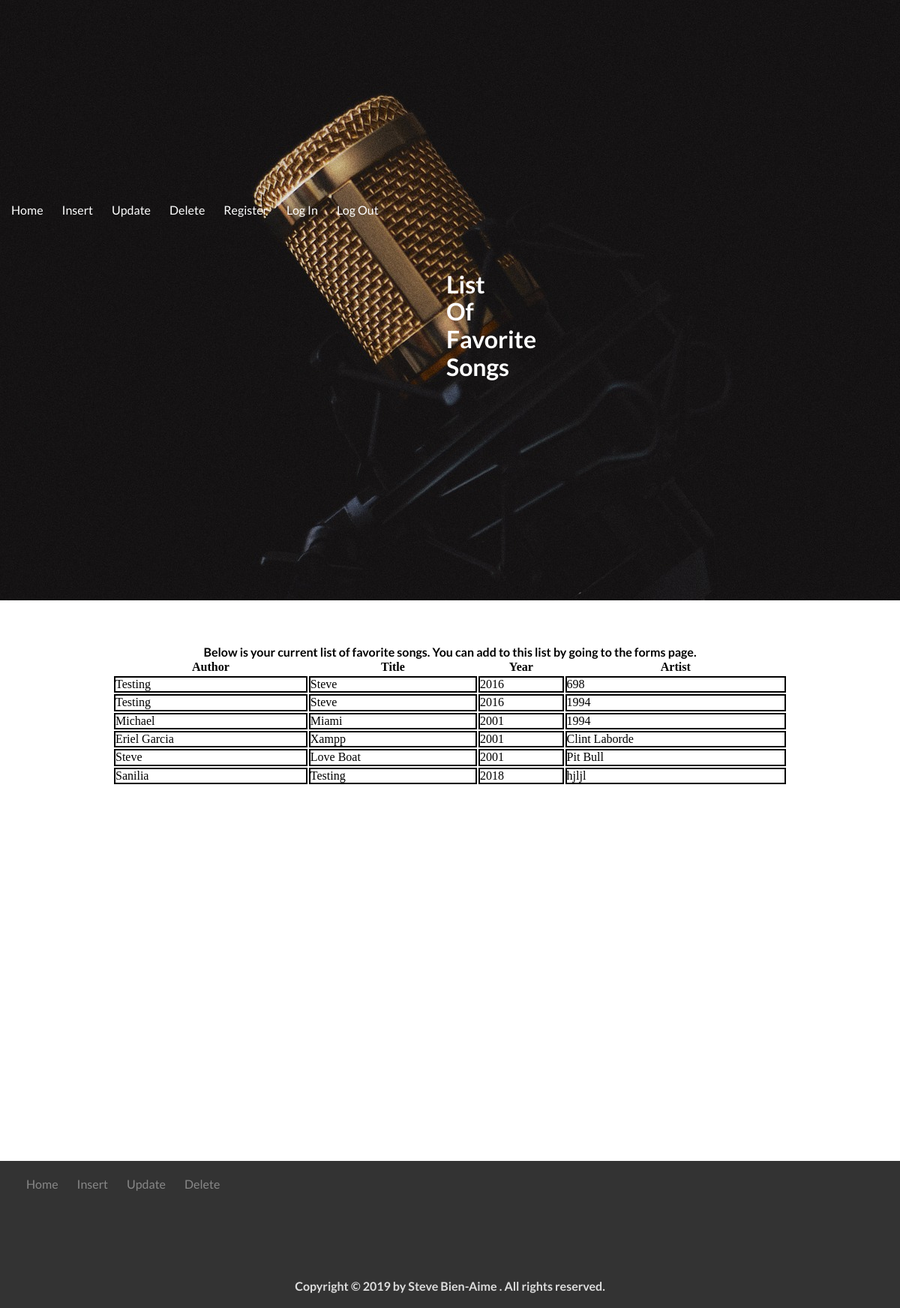
/index.php (signed in), run on the app's committed database.
### tables this page shows
CREATE TABLE `favorite_songs` (
  `id` int(2) NOT NULL,
  `author` varchar(20) DEFAULT NULL,
  `title` varchar(20) DEFAULT NULL,
  `release_year` year(4) DEFAULT NULL,
  `artist` varchar(20) DEFAULT NULL
);

### index.php (the view, shortened to what this page needs)
<!DOCTYPE html>
<html>
    <head>
        <link rel='stylesheet' type='text/css' href='normalize.css'>
        <link rel="stylesheet" type="text/css" href="grid.css">
        <link rel="stylesheet" type="text/css" href="style.css">
    </head>
    <body>
        <nav>
            <ul class='main_pages'>
                <li><a href='index.php' >Home</a></li>
                <li><a href='insert.php' >Insert</a> </li>
                <li><a href='update.php' >Update</a> </li>
                <li><a href='delete.php' >Delete</a> </li>
                <li><a href='register.php' >Register</a></li>
                 <li><a href="login.php">Log In</a></li>
                <li><a href='logout.php' >Log Out</a> </li>
                  <h1 class='title'>  List Of Favorite Songs  </h1>
            </ul>
        </nav>
        <p> Below is your current list of favorite songs. You can add to this list by going to the forms page.  </p>
        <?php
        require_once('config.php');
        $select = 'Select * from favorite_songs;';
        $result = $conn->query($select);
        echo "<table>";
           echo " <tr><th>Author</th><th>Title</th><th>Year</th><th>Artist</th></tr>";
        if ($result->num_rows > 0) {
            while ($row = $result->fetch_assoc()) {
                echo "<tr><td>" . $row['author'] . "</td>" . "<td>" . $row["title"] . "</td>" . "<td>" . $row["release_year"] . "</td>" . "<td>" . $row["artist"] . "</td></tr>";
            }
        } else {
            echo " Your table is currently empty :( ";
        }
            echo "</table>"
        ?>
         <footer class='thisfooter'>
        <div class="row">
      <div class="col span-2-of-1">
            <ul class="footer-nav">
                <li><a href="index.php">Home</a></li>
                <li><a href="insert.php">Insert</a></li>
                <li><a href="update.php">Update</a></li>
                <li><a href="delete.php">Delete</a></li>
            </ul>
        </div>
            <div class="col span-2-of-1">
                <ul class="footer-links icons" >
            <li><a class='facebook' href="#"><ion-icon class='icons1' name="logo-facebook"></ion-icon></a></li>
            <li><a class='linkedin' href="#"><ion-icon name="logo-linkedin"></ion-icon></a></li>
            <li><a class='twitter' href="#"><ion-icon name="logo-twitter"></ion-icon></a></li>
            <li><a  class='github' href="#"><ion-icon name="logo-github"></ion-icon></a></li>
           </ul>
           </div>
           </div>
            <div class="row">
            <p class='footerp'>
            Copyright &copy; 2019 by Steve Bien-Aime . All rights reserved.
            </p>
            </div>
        </footer>
</body>
</html>

### grid.css (style rules this page uses)
.row { zoom: 1; }
.row:before, .row:after { content:""; display:table; }
.row:after { clear:both; }
.col { display: block; float:left; margin: 1% 0 1% 1.6%; }
.col:first-child { margin-left: 0; }

### style.css (style rules this page uses)
* { box-sizing: border-box; padding:0; margin:0; border:0; }
h1 { margin-top:50px; text-align: center; padding-top:10px; font-family: 'Lato', sans-serif; }
.main_pages { align-content: center; padding-bottom: 10px; height:50px; background-size: cover; height:100vh; background:fixed; background-image:url('img/microphone.jpg'); background-color: rgba(69 , 85,255, 0.75); }
.title { display:block; color:#fff; margin-left:50%; margin-right:50%; margin-top:0px; padding-top: 100px; }
ul { color:#000000; list-style-type: none; padding-right:10px; }
table { margin-bottom:100px; margin-left:auto; margin-right:auto; width:75% }
td { border: 2px; border-style:solid; padding:0; margin:0; }
p { margin-left:auto; margin-right:auto; font-weight: bold; padding-top:60px; font-family: 'Lato', sans-serif; text-align:center; }
a { text-decoration:none; color:#fff; font-family: 'Lato', sans-serif; padding-bottom:10px; }
nav a { text-decoration:none; color:#fff; font-family: 'Lato', sans-serif; padding-bottom:10px; }
li { color:black; padding-left:15px; padding-top:10px; padding-bottom:0; float:left; padding-right:10px; }
.footer-nav a { color:rgba(150,240,90,0.96); }
.thisfooter { width:100%; margin-bottom:0; margin-right:0; padding-bottom:0; background-color:#333; }
.footer-nav { padding-left:20px; float:left; }
.footer-links { padding-left:475px; float:right; }
.footer-links li { float:right; padding-right: 20px; list-style:none; }
.footer-nav li,.footer-links li { display:inline-block; }
.footer-nav li:last-child,.footer-links li:last-child { margin-right:0; }
.footer-nav li a:link, .footer-nav li a:visited, .footer-links li a:link, .footer-links li a:visited { text-decoration:none; border:0; color:#888; transition: color 0.2s; }
.row { margin-bottom: 0; padding-bottom:0; border:0; }
.row p { text-align: center; color:#ddd; border-bottom:0; margin-bottom: 0; padding-bottom:20PX; }
table { margin-bottom: 500px; }
.icons { padding-right:0; margin-left:370px; padding-left:370px; margin-right:0; }

### data on the page
favorite_songs: author "Testing", title "Steve", release_year "2016", artist "698"
favorite_songs: author "Testing", title "Steve", release_year "2016", artist "1994"
favorite_songs: author "Michael", title "Miami", release_year "2001", artist "1994"
favorite_songs: author "Eriel Garcia", title "Xampp", release_year "2001", artist "Clint Laborde"
favorite_songs: author "Steve", title "Love Boat", release_year "2001", artist "Pit Bull"
favorite_songs: author "Sanilia", title "Testing", release_year "2018", artist "hjljl"
